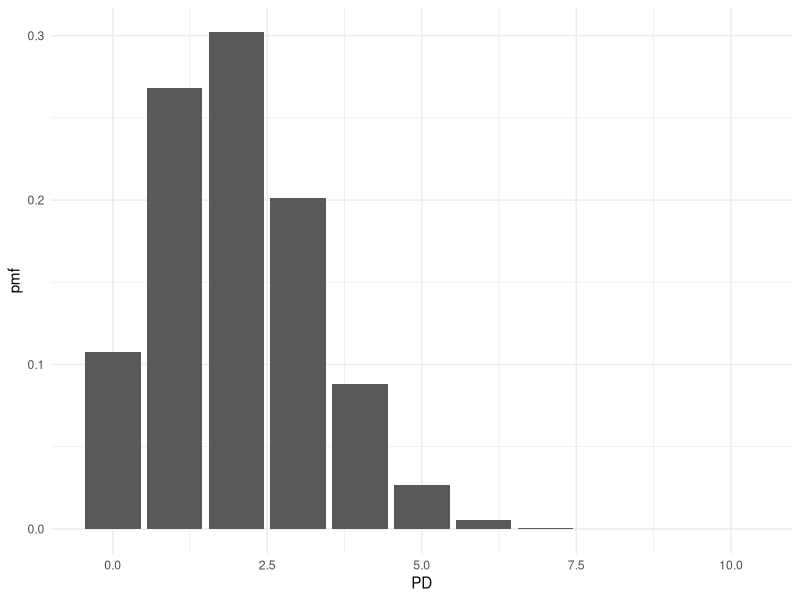
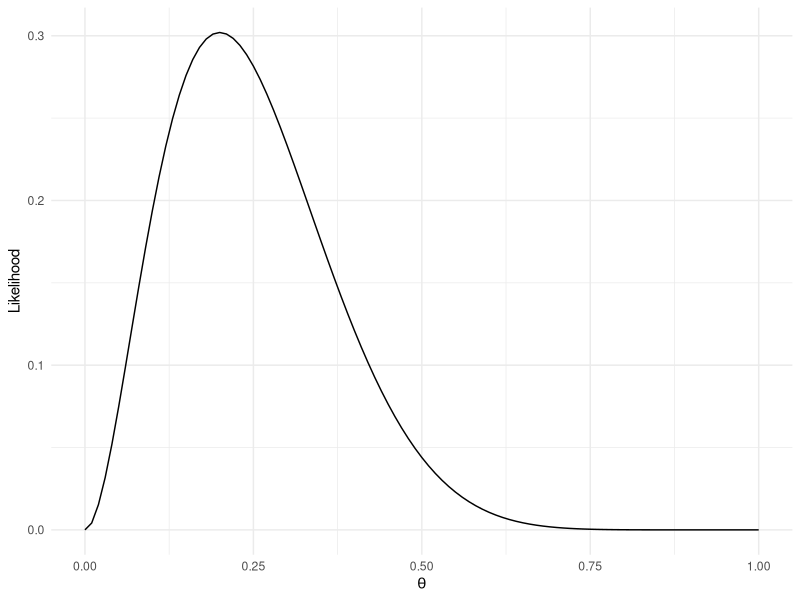
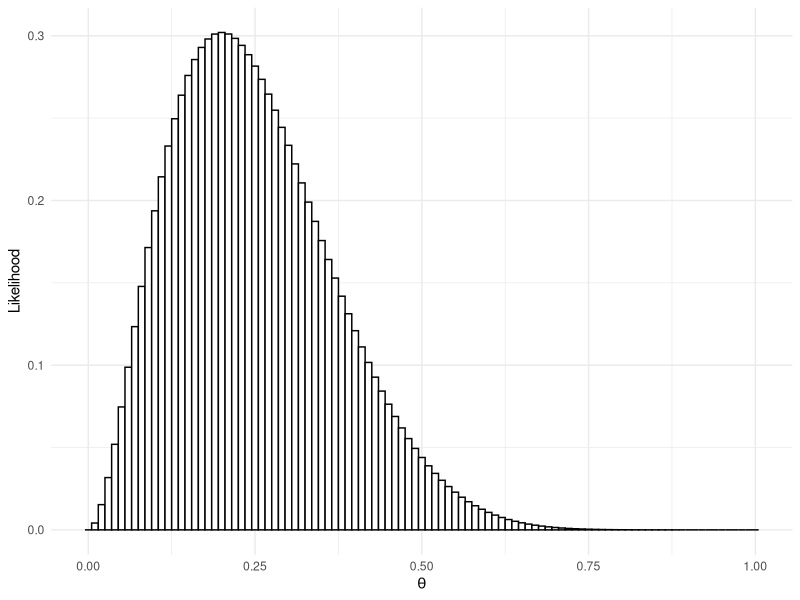

Source code (R) for these figures, in order:
## ---- chunk 1
## Load packages
library(ggplot2)
## ---- chunk 2
## eg. 2 PD in sample of 10 kids with probabiliyt of PD = 20%
dbinom(2, 10, .2)
## ---- chunk 3
theta <- c(.05, .5, .8)

dbinom(2, 10, theta)
## ---- chunk 4
theta_fixed <- dbinom (0:10 , 10, 0.2)
theta_fixed

# we show that it results in a valid pmf beause adding up all 
# these values result in a cumulative probability of 1.

sum(theta_fixed)
## ---- chunk 5
library(ggplot2)

probs <- data.frame(
  p = theta_fixed,
  pd = 0:10
)

probs |> 
  ggplot(aes(x = pd, y = p)) +
  geom_bar(stat =  "identity") + 
  theme_minimal() +
  labs(
    x = "PD",
    y = "pmf"
  )

## ---- chunk 6

theta_vals <- seq(0, 1, by=0.01)

likelihoods <- dbinom(2, 10, theta_vals)

pd_fixed <- data.frame(
  theta = theta_vals,
  likelihoods = likelihoods
)

ggplot(pd_fixed, aes(x = theta, y = likelihoods)) +
  geom_line() +
  theme_minimal() +
  labs(x=expression(theta), 
     y="Likelihood")

## ---- chunk 7
ggplot(pd_fixed, aes(x = theta, y = likelihoods)) +
  geom_bar(stat= "identity", width = .01, fill = "white", color="black") +
  theme_minimal()+
  labs(x=expression(theta), 
     y="Likelihood")
## ---- chunk 8
# sum
sum(likelihoods*0.01)
